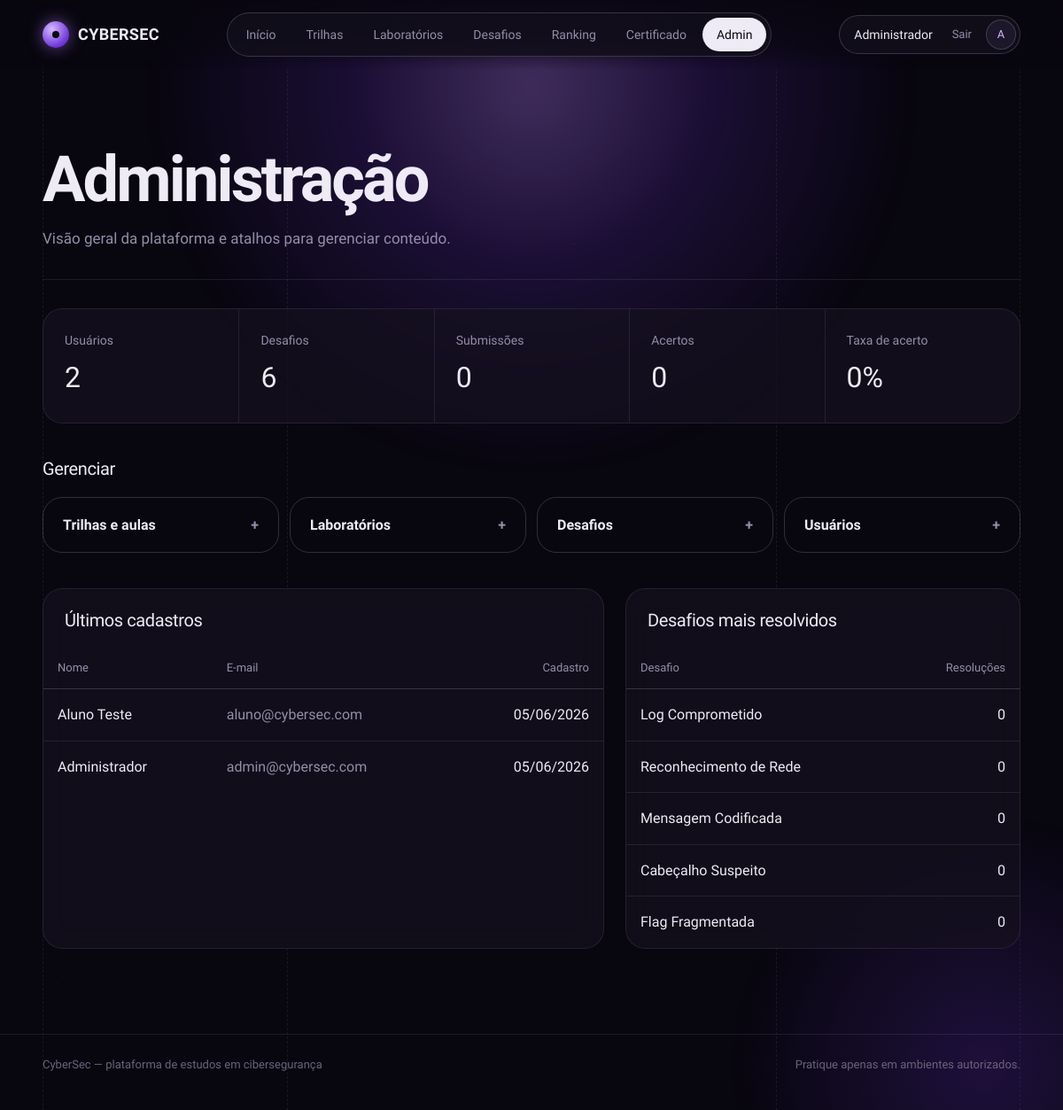
Screenshot of /public/admin (signed in) with the database file from the repository.
### tables this page shows
CREATE TABLE `users` (
  `id` int(11) NOT NULL AUTO_INCREMENT,
  `name` varchar(100) NOT NULL,
  `email` varchar(150) NOT NULL,
  `password` varchar(255) NOT NULL,
  `role` enum('user','admin') DEFAULT 'user',
  `photo` varchar(255) DEFAULT NULL,
  `xp` int(11) DEFAULT 0,
  `level_id` int(11) DEFAULT NULL,
  `created_at` timestamp NOT NULL DEFAULT current_timestamp(),
  `updated_at` timestamp NOT NULL DEFAULT current_timestamp() ON UPDATE current_timestamp(),
  PRIMARY KEY (`id`),
  UNIQUE KEY `email` (`email`),
  KEY `fk_user_level` (`level_id`),
  CONSTRAINT `fk_user_level` FOREIGN KEY (`level_id`) REFERENCES `levels` (`id`) ON DELETE SET NULL
);

### app/core/Controller.php (called while the page is built, shortened)
<?php
abstract class Controller
{
    protected function view(string $view, array $data = []): void
    {
        extract($data);
       $file = __DIR__ . '/../views/' . $view . '.php';
require_once $file;
    }
}

### app/controllers/AdminController.php (called while the page is built, shortened)
<?php
class AdminController extends Controller
{
    private Admin $adminModel;
    public function __construct()
    {
        $this->adminModel = new Admin();
    }
    public function dashboard(): void
 {
    $stats =
        $this->adminModel
            ->getStats();
    $recentUsers =
        $this->adminModel
            ->getRecentUsers();
    $topChallenges =
        $this->adminModel
            ->getTopChallenges();
    $this->view(
        'admin/dashboard',
        [
            'stats' => $stats,
            'recentUsers' => $recentUsers,
            'topChallenges' => $topChallenges
        ]
    );
    }
}

### app/core/Router.php (called while the page is built, shortened)
<?php
class Router
{
    private array $routes = [];
    public function get(string $route, array $action): void
    {
        $this->routes['GET'][$route] = $action;
    }
    public function post(string $route, array $action): void
    {
        $this->routes['POST'][$route] = $action;
    }
    public function dispatch(): void
    {
        $method = $_SERVER['REQUEST_METHOD'];
        $uri = parse_url(
            $_SERVER['REQUEST_URI'],
            PHP_URL_PATH
        );
        $basePath = dirname(
            $_SERVER['SCRIPT_NAME']
        );
        $uri = str_replace($basePath, '', $uri);
        [$controllerName, $methodName] = $this->routes[$method][$uri];
        $controller = new $controllerName();
        $controller->$methodName();
    }
}

### public/index.php (called while the page is built, shortened)
<?php
spl_autoload_register(function ($class) {
    $folders = [
        '../app/core/',
        '../app/controllers/',
        '../app/models/'
    ];
    foreach ($folders as $folder) {
        $file = $folder . $class . '.php';
        if (file_exists($file)) {
            return;
        }
    }
});
$router = new Router();
$router->get('/', ['AuthController', 'login']);
$router->get('/login', ['AuthController', 'login']);
$router->post('/login', ['AuthController', 'authenticate']);
$router->get('/register', ['AuthController', 'register']);
$router->post('/register', ['AuthController', 'store']);
$router->post('/logout', ['AuthController', 'logout']);
$router->get('/certificate', [ 'CertificateController', 'index']);
$router->post('/certificate/generate',
['CertificateController','generate']);
$router->get('/lesson', ['LessonController', 'show']);
$router->post('/lesson/submit',['LessonController', 'submitQuiz']);
$router->get('/dashboard', ['DashboardController', 'index']);
$router->get('/profile', ['ProfileController', 'index']);
$router->post('/profile/update', ['ProfileController', 'update']);
$router->post('/profile/password', ['ProfileController', 'changePassword']);
$router->get('/challenges', ['ChallengeController', 'index']);
$router->get('/challenges/create', ['ChallengeController', 'create']);
$router->post('/challenges/store', ['ChallengeController', 'store']);
$router->get('/challenges/edit', ['ChallengeController', 'edit']);
$router->post('/challenges/update', ['ChallengeController', 'update']);
$router->post('/challenges/delete', ['ChallengeController', 'delete']);
$router->get('/challenge', ['ChallengeController', 'show']);
$router->post('/challenge/submit', ['ChallengeController', 'submitFlag']);
$router->get(
    '/paths',
    ['LearningPathController', 'index']
);
$router->get(
    '/path',
    ['LearningPathController', 'show']
);
$router->get(
    '/labs',
    ['LabController', 'index']
);
$router->get(
    '/lab',
    ['LabController', 'show']
);
$router->post(
    '/lab/submit',
    ['LabController', 'submit']
);
$router->get('/ranking', ['RankingController', 'index']);
$router->get('/admin', ['AdminController', 'dashboard']);
$router->get('/admin/users', ['AdminController', 'users']);
$router->get('/admin/challenges', ['AdminController', 'challenges']);
$router->get(
    '/admin/paths',
    ['AdminController', 'paths']
);
$router->get(
    '/admin/lessons',
    ['AdminController', 'lessons']
);
$router->get(
    '/admin/lessons/create',
    ['AdminController', 'createLesson']
);
$router->post(
    '/admin/lessons/store',
    ['AdminController', 'storeLesson']
);
$router->post(
    '/admin/lessons/delete',
    ['AdminController', 'deleteLesson']
);
$router->get(
    '/admin/questions',
    ['QuestionController', 'index']
);
$router->get(
    '/admin/questions/create',
    ['QuestionController', 'create']
);
$router->post(
    '/admin/questions/store',
    ['QuestionController', 'store']
);
$router->get(
    '/admin/questions/edit',
    ['QuestionController', 'edit']
);
$router->post(
    '/admin/questions/update',
    ['QuestionController', 'update']
);
$router->get(
    '/admin/paths/create',
    ['AdminController', 'createPath']
);
$router->post(
    '/admin/paths/store',
    ['AdminController', 'storePath']
);
$router->post(
    '/admin/paths/delete',
    ['AdminController', 'deletePath']
);
$router->get(
    '/admin/labs',
    ['AdminController', 'labs']
);
$router->get(
    '/admin/labs/create',
    ['AdminController', 'createLab']
);
$router->post(
    '/admin/labs/store',
    ['AdminController', 'storeLab']
);
$router->get(
    '/admin/labs/edit',
    ['AdminController', 'editLab']
);
$router->post(
    '/admin/labs/update',
    ['AdminController', 'updateLab']
);
$router->post(
    '/admin/labs/delete',
    ['AdminController', 'deleteLab']
);
$router->dispatch();

### app/core/Session.php (called while the page is built, shortened)
<?php
class Session
{
    public static function get(string $key): mixed
    {
        return $_SESSION[$key] ?? null;
    }
    public static function has(string $key): bool
    {
        return isset($_SESSION[$key]);
    }
}

### app/core/Auth.php (called while the page is built, shortened)
<?php
class Auth
{
    public static function check(): bool
    {
        return Session::has('user');
    }
    public static function user(): ?array
    {
        return Session::get('user');
    }
}

### app/core/Database.php (called while the page is built, shortened)
<?php
class Database
{
    private static ?PDO $instance = null;
    public static function getInstance(): PDO
    {
        if (self::$instance === null) {
            $dsn = "mysql:host=" . DB_HOST . ";dbname=" . DB_NAME . ";charset=utf8mb4";
            self::$instance = new PDO(
                $dsn,
                DB_USER,
                DB_PASS,
                [
                    PDO::ATTR_ERRMODE => PDO::ERRMODE_EXCEPTION,
                    PDO::ATTR_DEFAULT_FETCH_MODE => PDO::FETCH_ASSOC,
                    PDO::ATTR_EMULATE_PREPARES => false
                ]
            );
        }
        return self::$instance;
    }
}

### app/core/Model.php (called while the page is built, shortened)
<?php
abstract class Model
{
    public function __construct()
    {
        $this->db = Database::getInstance();
    }
}

### app/models/Admin.php (called while the page is built)
<?php
class Admin extends Model
{
    public function getStats(): array
    {
        $users = $this->db
            ->query("SELECT COUNT(*) total FROM users")
            ->fetch();
        $challenges = $this->db
            ->query("SELECT COUNT(*) total FROM challenges")
            ->fetch();
        $submissions = $this->db
            ->query("SELECT COUNT(*) total FROM submissions")
            ->fetch();
        $correct = $this->db
            ->query("
                SELECT COUNT(*) total
                FROM submissions
                WHERE is_correct = 1
            ")
            ->fetch();
        return [
    'users' => $users['total'],
    'challenges' => $challenges['total'],
    'submissions' => $submissions['total'],
    'correct' => $correct['total'],
    'accuracy' =>
        $submissions['total'] > 0
        ? round(
            ($correct['total'] * 100)
            / $submissions['total'],
            2
        )
        : 0
      ];
    }
    public function getRecentUsers(): array
    {
    $sql = "
        SELECT
            id,
            name,
            email,
            created_at
        FROM users
        ORDER BY created_at DESC
        LIMIT 5
    ";
    return $this->db
        ->query($sql)
        ->fetchAll();
    }
    public function getTopChallenges(): array
    {
    $sql = "
        SELECT
            c.title,
            COUNT(s.id) total
        FROM challenges c
        LEFT JOIN submissions s
            ON s.challenge_id = c.id
            AND s.is_correct = 1
        GROUP BY c.id
        ORDER BY total DESC
        LIMIT 5
    ";
    return $this->db
        ->query($sql)
        ->fetchAll();
    }
}

### app/views/admin/dashboard.php (the view, shortened to what this page needs)
<?php
require_once __DIR__ . '/../layouts/header.php';
?>
<main class="main-content">
    <header class="page-head">
        <div>
            <h1 class="page-title">Administração</h1>
            <p class="page-lead">Visão geral da plataforma e atalhos para gerenciar conteúdo.</p>
        </div>
    </header>
    <dl class="admin-stats">
        <div><dt>Usuários</dt><dd><?= (int) $stats['users'] ?></dd></div>
        <div><dt>Desafios</dt><dd><?= (int) $stats['challenges'] ?></dd></div>
        <div><dt>Submissões</dt><dd><?= (int) $stats['submissions'] ?></dd></div>
        <div><dt>Acertos</dt><dd><?= (int) $stats['correct'] ?></dd></div>
        <div><dt>Taxa de acerto</dt><dd><?= htmlspecialchars((string) $stats['accuracy']) ?>%</dd></div>
    </dl>
    <h2 class="section-title">Gerenciar</h2>
    <nav class="admin-links" aria-label="Gerenciar conteúdo">
        <a href="<?= BASE_URL ?>/admin/paths">Trilhas e aulas</a>
        <a href="<?= BASE_URL ?>/admin/labs">Laboratórios</a>
        <a href="<?= BASE_URL ?>/admin/challenges">Desafios</a>
        <a href="<?= BASE_URL ?>/admin/users">Usuários</a>
    </nav>
    <div class="row g-4">
        <div class="col-lg-7">
            <section class="panel p-0 h-100" aria-labelledby="recent-users">
                <h2 class="section-title px-4 pt-4" id="recent-users">Últimos cadastros</h2>
                <div class="table-wrap">
                    <table class="table">
                        <thead><tr><th scope="col">Nome</th><th scope="col">E-mail</th><th scope="col" class="text-end">Cadastro</th></tr></thead>
                        <tbody>
                            <?php foreach ($recentUsers as $user): ?>
                                <tr>
                                    <td><?= htmlspecialchars($user['name']) ?></td>
                                    <td class="text-secondary"><?= htmlspecialchars($user['email']) ?></td>
                                    <td class="text-end"><?= date('d/m/Y', strtotime($user['created_at'])) ?></td>
                                </tr>
                            <?php endforeach; ?>
                        </tbody>
                    </table>
                </div>
            </section>
        </div>
        <div class="col-lg-5">
            <section class="panel p-0 h-100" aria-labelledby="top-ch">
                <h2 class="section-title px-4 pt-4" id="top-ch">Desafios mais resolvidos</h2>
                <div class="table-wrap">
                    <table class="table">
                        <thead><tr><th scope="col">Desafio</th><th scope="col" class="text-end">Resoluções</th></tr></thead>
                        <tbody>
                            <?php foreach ($topChallenges as $challenge): ?>
                                <tr>
                                    <td><?= htmlspecialchars($challenge['title']) ?></td>
                                    <td class="text-end"><?= (int) $challenge['total'] ?></td>
                                </tr>
                            <?php endforeach; ?>
                        </tbody>
                    </table>
                </div>
            </section>
        </div>
    </div>
</main>
<?php require_once __DIR__ . '/../layouts/footer.php'; ?>

### app/views/layouts/header.php (shortened to what this page needs)
<?php
$__path = parse_url($_SERVER['REQUEST_URI'] ?? '/', PHP_URL_PATH) ?: '/';
$__base = rtrim(parse_url(BASE_URL, PHP_URL_PATH) ?: '', '/');
if ($__base !== '' && str_starts_with($__path, $__base)) {
    $__path = substr($__path, strlen($__base));
}
$__path = '/' . trim($__path, '/');
$__navItems = [
    ['/dashboard',   'Início',        ['/dashboard']],
    ['/paths',       'Trilhas',       ['/paths', '/path', '/lesson']],
    ['/labs',        'Laboratórios',  ['/labs', '/lab']],
    ['/challenges',  'Desafios',      ['/challenges', '/challenge']],
    ['/ranking',     'Ranking',       ['/ranking']],
    ['/certificate', 'Certificado',   ['/certificate']],
];
if (Auth::check() && Auth::isAdmin()) {
    $__navItems[] = ['/admin', 'Admin', ['/admin']];
}
$__isActive = function (array $prefixes) use ($__path): bool {
    foreach ($prefixes as $p) {
        if ($__path === $p || str_starts_with($__path, $p . '/')) {
            return true;
        }
    }
    return false;
};
$__user = Auth::user();
$__showNav = Auth::check() && empty($hideNav);
$__initials = '';
if ($__user) {
    $parts = preg_split('/\s+/', trim($__user['name'] ?? ''));
    $__initials = mb_strtoupper(mb_substr($parts[0] ?? '', 0, 1) . mb_substr(count($parts) > 1 ? end($parts) : '', 0, 1));
}
?>
<!DOCTYPE html>
<html lang="pt-BR" data-bs-theme="dark">
<head>
<link href="https://cdn.jsdelivr.net/npm/bootstrap@5.3.3/dist/css/bootstrap.min.css" rel="stylesheet">
<link rel="stylesheet" href="<?= BASE_URL ?>/assets/css/style.css?v=<?= @filemtime(__DIR__ . '/../../../public/assets/css/style.css') ?: time() ?>">
</head>
<body class="<?= htmlspecialchars($bodyClass ?? '') ?>">
<div class="atmosphere" aria-hidden="true">
    <div class="stars"></div>
    <div class="guides"><span></span><span></span><span></span></div>
</div>
<?php if ($__showNav): ?>
<header class="topbar" id="topbar">
    <a class="brand" href="<?= BASE_URL ?>/dashboard" aria-label="CyberSec, ir para o início">
        <span class="brand-mark" aria-hidden="true"></span>
        CYBERSEC
    </a>
    <nav class="pill-nav" id="mainNav" aria-label="Principal">
        <?php foreach ($__navItems as [$href, $label, $prefixes]): ?>
            <a href="<?= BASE_URL . $href ?>"
               class="<?= $__isActive($prefixes) ? 'active' : '' ?>"
               <?= $__isActive($prefixes) ? 'aria-current="page"' : '' ?>>
                <?= $label ?>
            </a>
        <?php endforeach; ?>
    </nav>
    <div class="user-pill">
        <span class="user-name"><?= htmlspecialchars($__user['name'] ?? '') ?></span>
        <form method="POST" action="<?= BASE_URL ?>/logout" class="logout-form">
            <button class="logout" type="submit">Sair</button>
        </form>
        <a href="<?= BASE_URL ?>/profile" aria-label="Meu perfil">
            <?php if (!empty($__user['photo'])): ?>
                <img class="avatar" src="<?= BASE_URL ?>/assets/uploads/profiles/<?= htmlspecialchars($__user['photo']) ?>" alt="">
            <?php else: ?>
                <span class="avatar"><?= htmlspecialchars($__initials) ?></span>
            <?php endif; ?>
        </a>
    </div>
</header>
<?php endif; ?>

### rows the page displays
users: name "Administrador", name "A", email "admin@cybersec.com", created_at "05/06/2026"
users: name "Aluno Teste", email "aluno@cybersec.com", created_at "05/06/2026"

### other values shown
$label "Início"
$label "Trilhas"
$label "Laboratórios"
$label "Desafios"
$label "Ranking"
$label "Certificado"
$label "Admin"
$stats['users'] "2"
$stats['challenges'] "6"
$stats['submissions'] "0"
$stats['correct'] "0"
$stats['accuracy'] "0"
$challenge['title'] "Log Comprometido"
$challenge['total'] "0"
$challenge['title'] "Reconhecimento de Rede"
